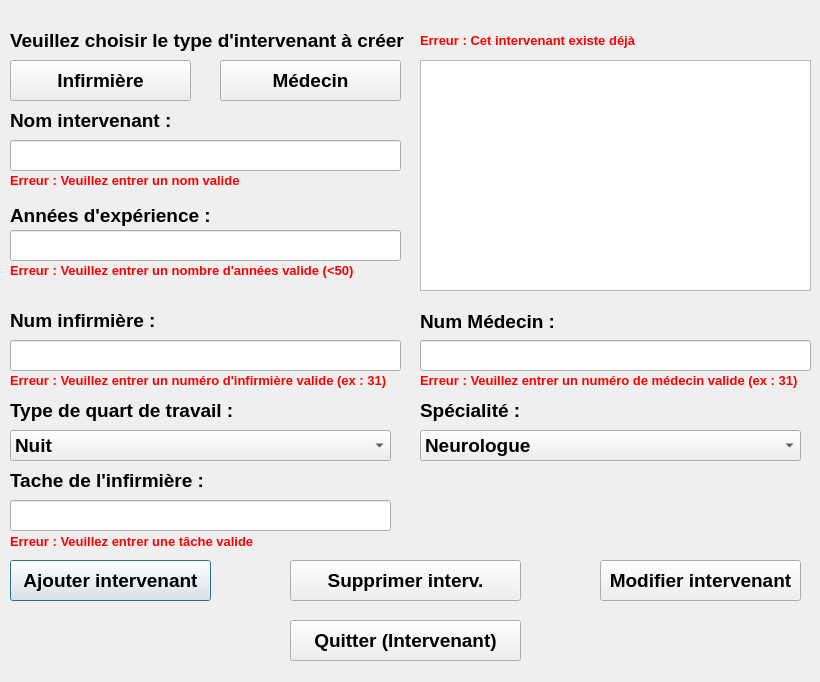
<?xml version="1.0" encoding="UTF-8"?>
<ui version="4.0">
 <class>DialogIntervenant</class>
 <widget class="QDialog" name="DialogIntervenant">
  <property name="geometry">
   <rect>
    <x>0</x>
    <y>0</y>
    <width>820</width>
    <height>682</height>
   </rect>
  </property>
  <property name="windowTitle">
   <string>Dialog</string>
  </property>
  <widget class="QLabel" name="label_nom_intervenant">
   <property name="geometry">
    <rect>
     <x>10</x>
     <y>110</y>
     <width>171</width>
     <height>21</height>
    </rect>
   </property>
   <property name="font">
    <font>
     <family>Arial</family>
     <pointsize>14</pointsize>
     <weight>75</weight>
     <bold>true</bold>
    </font>
   </property>
   <property name="text">
    <string>Nom intervenant :</string>
   </property>
  </widget>
  <widget class="QLineEdit" name="lineEdit_nom_intervenant">
   <property name="geometry">
    <rect>
     <x>10</x>
     <y>140</y>
     <width>391</width>
     <height>31</height>
    </rect>
   </property>
  </widget>
  <widget class="QLabel" name="label_nom_intervenant_erreur">
   <property name="geometry">
    <rect>
     <x>10</x>
     <y>170</y>
     <width>251</width>
     <height>21</height>
    </rect>
   </property>
   <property name="font">
    <font>
     <family>Arial</family>
     <pointsize>10</pointsize>
     <weight>75</weight>
     <bold>true</bold>
    </font>
   </property>
   <property name="styleSheet">
    <string notr="true">
color: rgb(255, 0, 0);</string>
   </property>
   <property name="text">
    <string>Erreur : Veuillez entrer un nom valide</string>
   </property>
  </widget>
  <widget class="QLabel" name="label_annee_exp">
   <property name="geometry">
    <rect>
     <x>10</x>
     <y>200</y>
     <width>231</width>
     <height>31</height>
    </rect>
   </property>
   <property name="font">
    <font>
     <family>Arial</family>
     <pointsize>14</pointsize>
     <weight>75</weight>
     <bold>true</bold>
    </font>
   </property>
   <property name="text">
    <string>Années d'expérience :</string>
   </property>
  </widget>
  <widget class="QLineEdit" name="lineEdit_annee_exp">
   <property name="geometry">
    <rect>
     <x>10</x>
     <y>230</y>
     <width>391</width>
     <height>31</height>
    </rect>
   </property>
  </widget>
  <widget class="QLabel" name="label_annee_exp_erreur">
   <property name="geometry">
    <rect>
     <x>10</x>
     <y>260</y>
     <width>391</width>
     <height>21</height>
    </rect>
   </property>
   <property name="font">
    <font>
     <family>Arial</family>
     <pointsize>10</pointsize>
     <weight>75</weight>
     <bold>true</bold>
    </font>
   </property>
   <property name="styleSheet">
    <string notr="true">
color: rgb(255, 0, 0);</string>
   </property>
   <property name="text">
    <string>Erreur : Veuillez entrer un nombre d'années valide (&lt;50)</string>
   </property>
  </widget>
  <widget class="QPushButton" name="pushButton_ajouter_intervenant">
   <property name="geometry">
    <rect>
     <x>10</x>
     <y>560</y>
     <width>201</width>
     <height>41</height>
    </rect>
   </property>
   <property name="font">
    <font>
     <family>Arial</family>
     <pointsize>14</pointsize>
     <weight>75</weight>
     <bold>true</bold>
    </font>
   </property>
   <property name="text">
    <string>Ajouter intervenant</string>
   </property>
  </widget>
  <widget class="QLabel" name="label_intervenant_existe_erreur">
   <property name="geometry">
    <rect>
     <x>420</x>
     <y>30</y>
     <width>251</width>
     <height>21</height>
    </rect>
   </property>
   <property name="font">
    <font>
     <family>Arial</family>
     <pointsize>10</pointsize>
     <weight>75</weight>
     <bold>true</bold>
    </font>
   </property>
   <property name="styleSheet">
    <string notr="true">
color: rgb(255, 0, 0);</string>
   </property>
   <property name="text">
    <string>Erreur : Cet intervenant existe déjà</string>
   </property>
  </widget>
  <widget class="QPushButton" name="pushButton_ajouter_infirmiere">
   <property name="geometry">
    <rect>
     <x>10</x>
     <y>60</y>
     <width>181</width>
     <height>41</height>
    </rect>
   </property>
   <property name="font">
    <font>
     <family>Arial</family>
     <pointsize>14</pointsize>
     <weight>75</weight>
     <bold>true</bold>
    </font>
   </property>
   <property name="text">
    <string>Infirmière</string>
   </property>
  </widget>
  <widget class="QPushButton" name="pushButton_ajouter_medecin">
   <property name="geometry">
    <rect>
     <x>220</x>
     <y>60</y>
     <width>181</width>
     <height>41</height>
    </rect>
   </property>
   <property name="font">
    <font>
     <family>Arial</family>
     <pointsize>14</pointsize>
     <weight>75</weight>
     <bold>true</bold>
    </font>
   </property>
   <property name="text">
    <string>Médecin</string>
   </property>
  </widget>
  <widget class="QLabel" name="label_nom_intervenant_2">
   <property name="geometry">
    <rect>
     <x>10</x>
     <y>30</y>
     <width>411</width>
     <height>21</height>
    </rect>
   </property>
   <property name="font">
    <font>
     <family>Arial</family>
     <pointsize>14</pointsize>
     <weight>75</weight>
     <bold>true</bold>
    </font>
   </property>
   <property name="text">
    <string>Veuillez choisir le type d'intervenant à créer</string>
   </property>
  </widget>
  <widget class="QLabel" name="label_quart_travail">
   <property name="geometry">
    <rect>
     <x>10</x>
     <y>400</y>
     <width>261</width>
     <height>21</height>
    </rect>
   </property>
   <property name="font">
    <font>
     <family>Arial</family>
     <pointsize>14</pointsize>
     <weight>75</weight>
     <bold>true</bold>
    </font>
   </property>
   <property name="text">
    <string>Type de quart de travail :</string>
   </property>
  </widget>
  <widget class="QLabel" name="label_tache_inf">
   <property name="geometry">
    <rect>
     <x>10</x>
     <y>470</y>
     <width>241</width>
     <height>21</height>
    </rect>
   </property>
   <property name="font">
    <font>
     <family>Arial</family>
     <pointsize>14</pointsize>
     <weight>75</weight>
     <bold>true</bold>
    </font>
   </property>
   <property name="text">
    <string>Tache de l'infirmière :</string>
   </property>
  </widget>
  <widget class="QLabel" name="label_num_inf">
   <property name="geometry">
    <rect>
     <x>10</x>
     <y>310</y>
     <width>191</width>
     <height>21</height>
    </rect>
   </property>
   <property name="font">
    <font>
     <family>Arial</family>
     <pointsize>14</pointsize>
     <weight>75</weight>
     <bold>true</bold>
    </font>
   </property>
   <property name="text">
    <string>Num infirmière :</string>
   </property>
  </widget>
  <widget class="QLabel" name="label_specialite_med">
   <property name="geometry">
    <rect>
     <x>420</x>
     <y>400</y>
     <width>171</width>
     <height>21</height>
    </rect>
   </property>
   <property name="font">
    <font>
     <family>Arial</family>
     <pointsize>14</pointsize>
     <weight>75</weight>
     <bold>true</bold>
    </font>
   </property>
   <property name="text">
    <string>Spécialité :</string>
   </property>
  </widget>
  <widget class="QLabel" name="label_num_med">
   <property name="geometry">
    <rect>
     <x>420</x>
     <y>311</y>
     <width>171</width>
     <height>20</height>
    </rect>
   </property>
   <property name="font">
    <font>
     <family>Arial</family>
     <pointsize>14</pointsize>
     <weight>75</weight>
     <bold>true</bold>
    </font>
   </property>
   <property name="text">
    <string>Num Médecin :</string>
   </property>
  </widget>
  <widget class="QLineEdit" name="lineEdit_tache_inf">
   <property name="geometry">
    <rect>
     <x>10</x>
     <y>500</y>
     <width>381</width>
     <height>31</height>
    </rect>
   </property>
  </widget>
  <widget class="QLineEdit" name="lineEdit_num_inf">
   <property name="geometry">
    <rect>
     <x>10</x>
     <y>340</y>
     <width>391</width>
     <height>31</height>
    </rect>
   </property>
  </widget>
  <widget class="QLineEdit" name="lineEdit_num_med">
   <property name="geometry">
    <rect>
     <x>420</x>
     <y>340</y>
     <width>391</width>
     <height>31</height>
    </rect>
   </property>
  </widget>
  <widget class="QComboBox" name="comboBox_quart_travail">
   <property name="geometry">
    <rect>
     <x>10</x>
     <y>430</y>
     <width>381</width>
     <height>31</height>
    </rect>
   </property>
   <property name="font">
    <font>
     <family>Arial</family>
     <pointsize>14</pointsize>
     <weight>75</weight>
     <bold>true</bold>
    </font>
   </property>
   <item>
    <property name="text">
     <string>Nuit</string>
    </property>
   </item>
   <item>
    <property name="text">
     <string>Jour</string>
    </property>
   </item>
  </widget>
  <widget class="QLabel" name="label_tache_inf_erreur">
   <property name="geometry">
    <rect>
     <x>10</x>
     <y>531</y>
     <width>391</width>
     <height>20</height>
    </rect>
   </property>
   <property name="font">
    <font>
     <family>Arial</family>
     <pointsize>10</pointsize>
     <weight>75</weight>
     <bold>true</bold>
    </font>
   </property>
   <property name="styleSheet">
    <string notr="true">
color: rgb(255, 0, 0);</string>
   </property>
   <property name="text">
    <string>Erreur : Veuillez entrer une tâche valide</string>
   </property>
  </widget>
  <widget class="QLabel" name="label_num_infirmiere_erreur">
   <property name="geometry">
    <rect>
     <x>10</x>
     <y>370</y>
     <width>391</width>
     <height>21</height>
    </rect>
   </property>
   <property name="font">
    <font>
     <family>Arial</family>
     <pointsize>10</pointsize>
     <weight>75</weight>
     <bold>true</bold>
    </font>
   </property>
   <property name="styleSheet">
    <string notr="true">
color: rgb(255, 0, 0);</string>
   </property>
   <property name="text">
    <string>Erreur : Veuillez entrer un numéro d'infirmière valide (ex : 31)</string>
   </property>
  </widget>
  <widget class="QLabel" name="label_num_med_erreur">
   <property name="geometry">
    <rect>
     <x>420</x>
     <y>370</y>
     <width>401</width>
     <height>21</height>
    </rect>
   </property>
   <property name="font">
    <font>
     <family>Arial</family>
     <pointsize>10</pointsize>
     <weight>75</weight>
     <bold>true</bold>
    </font>
   </property>
   <property name="styleSheet">
    <string notr="true">
color: rgb(255, 0, 0);</string>
   </property>
   <property name="text">
    <string>Erreur : Veuillez entrer un numéro de médecin valide (ex : 31)</string>
   </property>
  </widget>
  <widget class="QComboBox" name="comboBox_specialite_med">
   <property name="geometry">
    <rect>
     <x>420</x>
     <y>430</y>
     <width>381</width>
     <height>31</height>
    </rect>
   </property>
   <property name="font">
    <font>
     <family>Arial</family>
     <pointsize>14</pointsize>
     <weight>75</weight>
     <bold>true</bold>
    </font>
   </property>
   <item>
    <property name="text">
     <string>Neurologue</string>
    </property>
   </item>
   <item>
    <property name="text">
     <string>Cardiologue</string>
    </property>
   </item>
   <item>
    <property name="text">
     <string>Chirurgien</string>
    </property>
   </item>
   <item>
    <property name="text">
     <string>Psychiatre</string>
    </property>
   </item>
   <item>
    <property name="text">
     <string>Pneumologue</string>
    </property>
   </item>
   <item>
    <property name="text">
     <string>Urologue</string>
    </property>
   </item>
  </widget>
  <widget class="QTextBrowser" name="textBrowser_intervenant">
   <property name="geometry">
    <rect>
     <x>420</x>
     <y>60</y>
     <width>391</width>
     <height>231</height>
    </rect>
   </property>
  </widget>
  <widget class="QPushButton" name="pushButton_supprimer_intervenant">
   <property name="geometry">
    <rect>
     <x>290</x>
     <y>560</y>
     <width>231</width>
     <height>41</height>
    </rect>
   </property>
   <property name="font">
    <font>
     <family>Arial</family>
     <pointsize>14</pointsize>
     <weight>75</weight>
     <bold>true</bold>
    </font>
   </property>
   <property name="text">
    <string>Supprimer interv.</string>
   </property>
  </widget>
  <widget class="QPushButton" name="pushButton_modifier_intervenant">
   <property name="geometry">
    <rect>
     <x>600</x>
     <y>560</y>
     <width>201</width>
     <height>41</height>
    </rect>
   </property>
   <property name="font">
    <font>
     <family>Arial</family>
     <pointsize>14</pointsize>
     <weight>75</weight>
     <bold>true</bold>
    </font>
   </property>
   <property name="text">
    <string>Modifier intervenant</string>
   </property>
  </widget>
  <widget class="QPushButton" name="pushButton_quitter_intervenant">
   <property name="geometry">
    <rect>
     <x>290</x>
     <y>620</y>
     <width>231</width>
     <height>41</height>
    </rect>
   </property>
   <property name="font">
    <font>
     <family>Arial</family>
     <pointsize>14</pointsize>
     <weight>75</weight>
     <bold>true</bold>
    </font>
   </property>
   <property name="text">
    <string>Quitter (Intervenant)</string>
   </property>
  </widget>
 </widget>
 <resources/>
 <connections/>
</ui>
